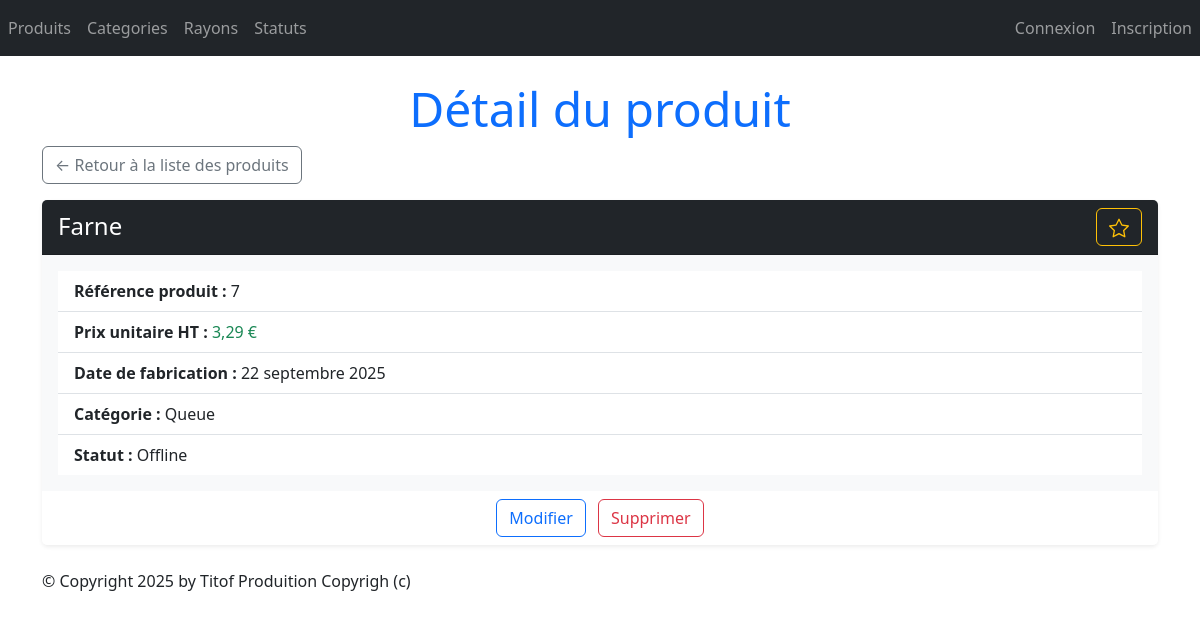
Before: /monApp/produit/7/ with the older database file.
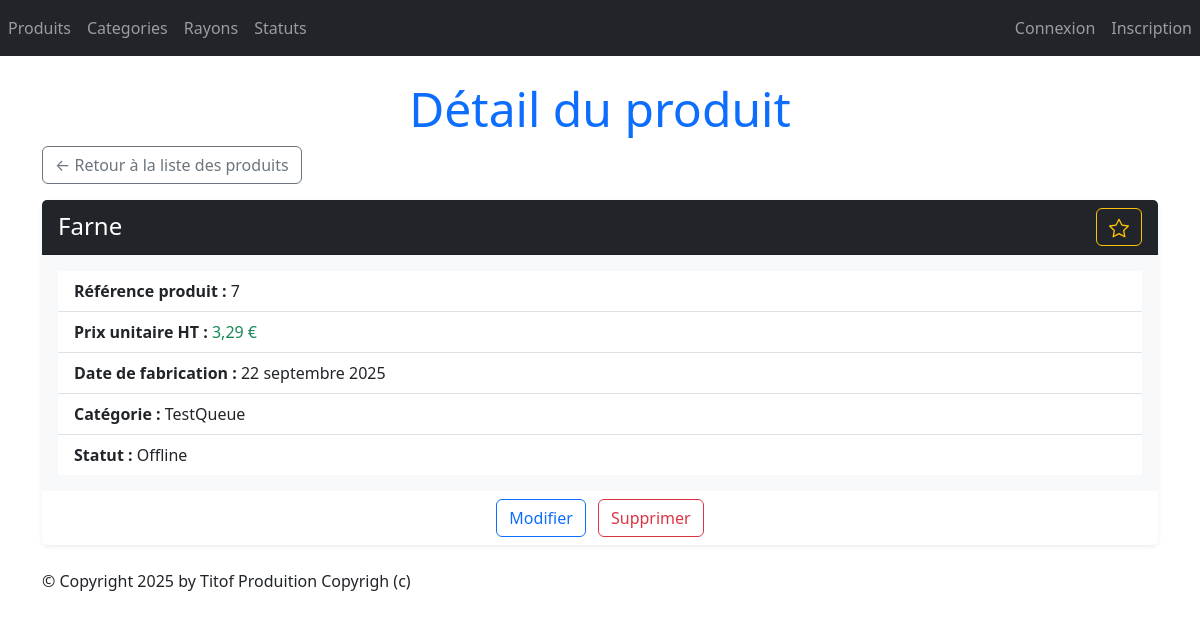
After: the same page with the newer database file.
### monApp/models.py (models this page shows, shortened)
class Produit(models.Model):
    refProd = models.AutoField(primary_key=True)
    intituleProd = models.CharField(max_length=200)
    prixUnitaireProd = models.DecimalField(max_digits=10, decimal_places=2)
    dateFabProd = models.DateField(default=date.today)
    categorie = models.ForeignKey(Categorie, on_delete=models.CASCADE, related_name="produits_categorie", null=True, blank=True)
    status = models.ForeignKey(Statut, on_delete=models.CASCADE, related_name="produits_status",null=True, blank=True)

class Categorie(models.Model):
    idCat = models.AutoField(primary_key=True)
    nomCat = models.CharField(max_length=100)
    def __str__(self):
        return self.nomCat

class Statut(models.Model):
    idStatus = models.AutoField(primary_key=True)
    libelleStatus = models.CharField(max_length=100)
    def __str__(self):
        return self.libelleStatus

### monApp/views.py (the view)
# urls.py: path("produit/<int:pk>/", views.ProduitDetailView.as_view(), name="dtl_prdt"),
class ProduitDetailView(DetailView):
    model = Produit
    template_name = "monApp/Read/detail/produit.html"
    context_object_name = "prdt"
    def get_context_data(self, **kwargs):
        context = super(ProduitDetailView, self).get_context_data(**kwargs)
        context['titremenu'] = "Détail du produit"
        return context

### monApp/templates/monApp/Read/detail/produit.html (shortened to what this page needs)
{% extends 'monApp/base.html' %}
{% block menu %}
    <h1 class="display-5 text-center text-primary">{{ titremenu }}</h1>
{% endblock %}
{% block contenu %}
<div class="mb-3">
    <a href="{% url 'lst_prdts' %}" class="btn btn-outline-secondary">
        &larr; Retour à la liste des produits
    </a>
</div>
<div class="card shadow-sm border-0 mb-4">
    <div class="card-header bg-dark text-white">
        <div class="d-flex justify-content-between align-items-center">
            <h4 class="mb-0">{{ prdt.intituleProd }}</h4>
            <button onclick="window.location.href='{% url 'add_favorite' prdt.refProd %}';" class="btn btn-outline-warning" title="Ajouter aux favoris">
            </button>
        </div>
    </div>
    <div class="card-body bg-light">
        <ul class="list-group list-group-flush">
            <li class="list-group-item"><strong>Référence produit :</strong> {{ prdt.refProd }}</li>
            <li class="list-group-item"><strong>Prix unitaire HT :</strong> <span class="text-success">{{ prdt.prixUnitaireProd }} €</span></li>
            <li class="list-group-item"><strong>Date de fabrication :</strong> {{ prdt.dateFabProd }}</li>
            <li class="list-group-item"><strong>Catégorie :</strong> {{ prdt.categorie }}</li>
            <li class="list-group-item"><strong>Statut :</strong> {{ prdt.status }}</li>
        </ul>
    </div>
    <div class="card-footer text-center bg-white border-0">
        <button type="button" class="btn btn-outline-primary me-2" onclick="window.location.href='{% url 'prdt_chng' prdt.refProd %}'">Modifier</button>
        <button onclick="window.location.href='{% url 'dlt_prdt' prdt.refProd %}';" class="btn btn-outline-danger">Supprimer</button>
    </div>
</div>
{% endblock %}

Changed rows visible on the page:
changed through a linked row, Produit "Farne": categorie "Queue" → "TestQueue"
